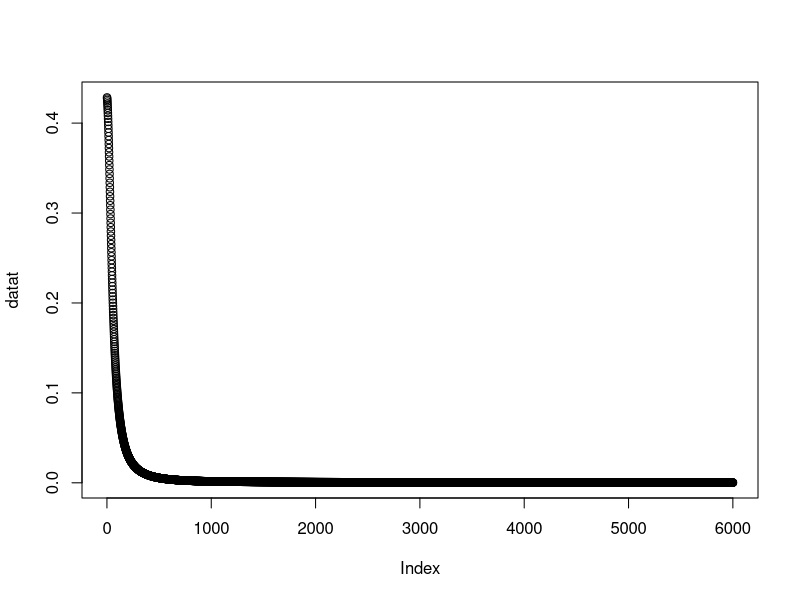

The R source for this figure: (Note: this script raises an error after producing the figure.)
install.packages("deSolve")
library(deSolve)
##  Simulate pesudo-data first: 
# kit to solve Sys of ODE's
pol<-function(t,y,mu){
	list(c(
	mu[1]*y[1]*(1-(y[1]+y[2]+y[3]+y[4]+y[5]))-mu[2]*y[1],
	mu[2]*y[1]+mu[3]*y[2]*(1-(y[1]+y[2]+y[3]+y[4]+y[5]))-mu[4]*y[2],
	mu[4]*y[2]-mu[5]*y[3],
	mu[6]*y[4]*(1-(y[1]+y[2]+y[3]+y[4]+y[5]))-mu[7]*y[4],
	mu[7]*y[4]-mu[8]*y[5]
	))
}

yini<-c(w1=0.9,w2=0.02,w3=0.02,w4=0.02,w5=0.03)

# My simulated "data": a(ax in M1)=0.35 (mu[1])
dt<-ode(y=yini,func=pol,times=seq(0,60,by=0.01),parms=c(0.5,0.5,0.5,0.5,0.5,0.5,0.5,0.8)) 
datat=dt[,6]/(dt[,6]+2*dt[,4])
plot(datat)


##  now start implementing MCMC:
n=1000
a=rep(NA,n)
a[1]=runif(1)
try1<- ode(y=yini,func=pol,times=seq(0,60,by=0.01),parms=c(0.5,0.5,0.5,0.5,0.5,0.5,0.5,a[1])) 
 gt1= try1[,6]/(try1[,6]+2*try1[,4]) # gt is the deterministic counterpart fot datat for each a
 
# Q: it seems that changing a[1] would give exactly the same as the simulated "data"??? head(gt1) exactly same as head(datat) 0.35

# likelihood L for datat using guess:
L=rep(1,2)
 for (tmpts in 1:10) {
   P=dnorm(datat[tmpts],gt1[tmpts],0.1) #assuming variance to be 1 for now
   L[1]=L[1]*P
  }
 L[1] # I tried 0.35 for 0.35 but still get 0... as evenif you  get max(dnorm(0)=0.4 each time, you multiply 0.4 by 6000 times you get zero eventually..

# Using for-loop
for (MCtime in 1:(n-1)){
# now propose a new candidate for a:
b=rnorm(1,a[MCtime],0.1) #assuming variance to be 0.1 at this stage
if (b<0 || b>1){
 a[MCtime+1]=a[MCtime]
} else {
 try2<- ode(y=yini,func=pol,times=seq(0,60,by=0.01),parms=c(0.5,0.5,0.5,0.5,0.5,0.5,0.5,b)) 
 gt2= try2[,6]/(try2[,6]+2*try2[,4]) 

# to compute MH:
 for (tmpts in 1:10) {
   P=dnorm(datat[tmpts],gt2[tmpts],0.1) #assuming variance to be 1 for now
   L[2]=L[2]*P
  }
 L[2] #
 
  alpha=min(1,L[2]/L[1])
   u=runif(1)
   if (u<=alpha){
	a[MCtime+1]=b
	L[1]=L[2]
      } else{
		a[MCtime+1]=a[MCtime]

	 }
	 }
}
 # keep on running.. and if ends aim to run:
 plot(a[1:1000]) 
